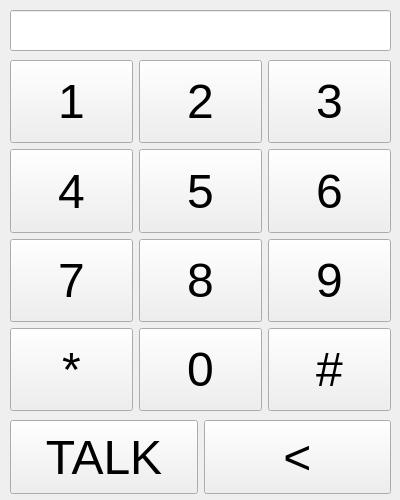
<?xml version="1.0" encoding="UTF-8"?>
<ui version="4.0">
 <class>Form</class>
 <widget class="QWidget" name="Form">
  <property name="geometry">
   <rect>
    <x>0</x>
    <y>0</y>
    <width>400</width>
    <height>500</height>
   </rect>
  </property>
  <property name="windowTitle">
   <string>Form</string>
  </property>
  <widget class="QLineEdit" name="lineEdit">
   <property name="geometry">
    <rect>
     <x>10</x>
     <y>10</y>
     <width>381</width>
     <height>41</height>
    </rect>
   </property>
   <property name="font">
    <font>
     <pointsize>25</pointsize>
    </font>
   </property>
   <property name="readOnly">
    <bool>true</bool>
   </property>
  </widget>
  <widget class="QWidget" name="gridLayoutWidget">
   <property name="geometry">
    <rect>
     <x>10</x>
     <y>60</y>
     <width>381</width>
     <height>351</height>
    </rect>
   </property>
   <property name="sizePolicy">
    <sizepolicy hsizetype="Preferred" vsizetype="Preferred">
     <horstretch>0</horstretch>
     <verstretch>0</verstretch>
    </sizepolicy>
   </property>
   <layout class="QGridLayout" name="gridLayout">
    <item row="4" column="4">
     <widget class="QPushButton" name="pushButton_6">
      <property name="sizePolicy">
       <sizepolicy hsizetype="Minimum" vsizetype="Preferred">
        <horstretch>0</horstretch>
        <verstretch>0</verstretch>
       </sizepolicy>
      </property>
      <property name="font">
       <font>
        <pointsize>36</pointsize>
       </font>
      </property>
      <property name="text">
       <string>6</string>
      </property>
     </widget>
    </item>
    <item row="4" column="2">
     <widget class="QPushButton" name="pushButton_4">
      <property name="sizePolicy">
       <sizepolicy hsizetype="Minimum" vsizetype="Preferred">
        <horstretch>0</horstretch>
        <verstretch>0</verstretch>
       </sizepolicy>
      </property>
      <property name="font">
       <font>
        <pointsize>36</pointsize>
       </font>
      </property>
      <property name="text">
       <string>4</string>
      </property>
     </widget>
    </item>
    <item row="5" column="3">
     <widget class="QPushButton" name="pushButton_8">
      <property name="sizePolicy">
       <sizepolicy hsizetype="Minimum" vsizetype="Preferred">
        <horstretch>0</horstretch>
        <verstretch>0</verstretch>
       </sizepolicy>
      </property>
      <property name="font">
       <font>
        <pointsize>36</pointsize>
       </font>
      </property>
      <property name="text">
       <string>8</string>
      </property>
     </widget>
    </item>
    <item row="3" column="4">
     <widget class="QPushButton" name="pushButton_3">
      <property name="sizePolicy">
       <sizepolicy hsizetype="Minimum" vsizetype="Preferred">
        <horstretch>0</horstretch>
        <verstretch>0</verstretch>
       </sizepolicy>
      </property>
      <property name="font">
       <font>
        <pointsize>36</pointsize>
       </font>
      </property>
      <property name="text">
       <string>3</string>
      </property>
     </widget>
    </item>
    <item row="4" column="3">
     <widget class="QPushButton" name="pushButton_5">
      <property name="sizePolicy">
       <sizepolicy hsizetype="Minimum" vsizetype="Preferred">
        <horstretch>0</horstretch>
        <verstretch>0</verstretch>
       </sizepolicy>
      </property>
      <property name="font">
       <font>
        <pointsize>36</pointsize>
       </font>
      </property>
      <property name="text">
       <string>5</string>
      </property>
     </widget>
    </item>
    <item row="5" column="4">
     <widget class="QPushButton" name="pushButton_9">
      <property name="sizePolicy">
       <sizepolicy hsizetype="Minimum" vsizetype="Preferred">
        <horstretch>0</horstretch>
        <verstretch>0</verstretch>
       </sizepolicy>
      </property>
      <property name="font">
       <font>
        <pointsize>36</pointsize>
       </font>
      </property>
      <property name="text">
       <string>9</string>
      </property>
     </widget>
    </item>
    <item row="3" column="2">
     <widget class="QPushButton" name="pushButton_1">
      <property name="sizePolicy">
       <sizepolicy hsizetype="Minimum" vsizetype="Preferred">
        <horstretch>0</horstretch>
        <verstretch>0</verstretch>
       </sizepolicy>
      </property>
      <property name="font">
       <font>
        <pointsize>36</pointsize>
       </font>
      </property>
      <property name="text">
       <string>1</string>
      </property>
     </widget>
    </item>
    <item row="5" column="2">
     <widget class="QPushButton" name="pushButton_7">
      <property name="sizePolicy">
       <sizepolicy hsizetype="Minimum" vsizetype="Preferred">
        <horstretch>0</horstretch>
        <verstretch>0</verstretch>
       </sizepolicy>
      </property>
      <property name="font">
       <font>
        <pointsize>36</pointsize>
       </font>
      </property>
      <property name="text">
       <string>7</string>
      </property>
     </widget>
    </item>
    <item row="3" column="3">
     <widget class="QPushButton" name="pushButton_2">
      <property name="sizePolicy">
       <sizepolicy hsizetype="Minimum" vsizetype="Preferred">
        <horstretch>0</horstretch>
        <verstretch>0</verstretch>
       </sizepolicy>
      </property>
      <property name="font">
       <font>
        <pointsize>36</pointsize>
       </font>
      </property>
      <property name="text">
       <string>2</string>
      </property>
     </widget>
    </item>
    <item row="6" column="2">
     <widget class="QPushButton" name="pushButton_star">
      <property name="sizePolicy">
       <sizepolicy hsizetype="Minimum" vsizetype="Preferred">
        <horstretch>0</horstretch>
        <verstretch>0</verstretch>
       </sizepolicy>
      </property>
      <property name="font">
       <font>
        <pointsize>36</pointsize>
       </font>
      </property>
      <property name="text">
       <string>*</string>
      </property>
     </widget>
    </item>
    <item row="6" column="3">
     <widget class="QPushButton" name="pushButton_0">
      <property name="sizePolicy">
       <sizepolicy hsizetype="Minimum" vsizetype="Preferred">
        <horstretch>0</horstretch>
        <verstretch>0</verstretch>
       </sizepolicy>
      </property>
      <property name="font">
       <font>
        <pointsize>36</pointsize>
       </font>
      </property>
      <property name="text">
       <string>0</string>
      </property>
     </widget>
    </item>
    <item row="6" column="4">
     <widget class="QPushButton" name="pushButton_hash">
      <property name="sizePolicy">
       <sizepolicy hsizetype="Minimum" vsizetype="Preferred">
        <horstretch>0</horstretch>
        <verstretch>0</verstretch>
       </sizepolicy>
      </property>
      <property name="font">
       <font>
        <pointsize>36</pointsize>
       </font>
      </property>
      <property name="text">
       <string>#</string>
      </property>
     </widget>
    </item>
   </layout>
  </widget>
  <widget class="QWidget" name="horizontalLayoutWidget">
   <property name="geometry">
    <rect>
     <x>10</x>
     <y>420</y>
     <width>381</width>
     <height>74</height>
    </rect>
   </property>
   <layout class="QHBoxLayout" name="horizontalLayout">
    <item>
     <widget class="QPushButton" name="pushButton_Talk">
      <property name="sizePolicy">
       <sizepolicy hsizetype="Minimum" vsizetype="Preferred">
        <horstretch>0</horstretch>
        <verstretch>0</verstretch>
       </sizepolicy>
      </property>
      <property name="font">
       <font>
        <pointsize>36</pointsize>
       </font>
      </property>
      <property name="text">
       <string>TALK</string>
      </property>
     </widget>
    </item>
    <item>
     <widget class="QPushButton" name="pushButton_back">
      <property name="sizePolicy">
       <sizepolicy hsizetype="Minimum" vsizetype="Preferred">
        <horstretch>0</horstretch>
        <verstretch>0</verstretch>
       </sizepolicy>
      </property>
      <property name="font">
       <font>
        <pointsize>36</pointsize>
       </font>
      </property>
      <property name="text">
       <string>&lt;</string>
      </property>
     </widget>
    </item>
   </layout>
  </widget>
 </widget>
 <resources/>
 <connections/>
</ui>
